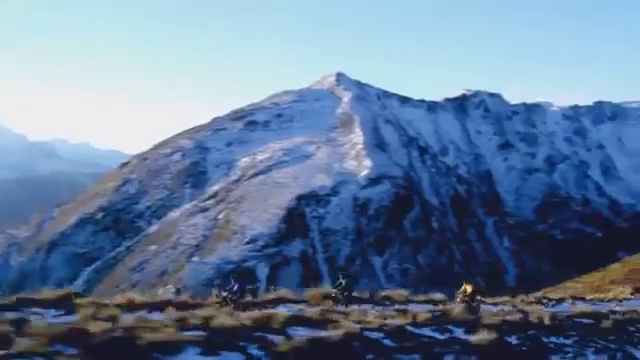
#> input picture frame 27 of OpenCV/Draw time date in video/sample.mp4, 640 x 360 px
$ python main.py
#> lines starting #> are read from the running program, lines starting #| are printed output that depends on the picture
import cv2
import datetime
vid = cv2.VideoCapture("D:\\OpenCV\\ReadWrite\\Draw time date in video\\sample.mp4")

# print("width = ",vid.get(cv2.CAP_PROP_FRAME_WIDTH))
# print("hight = ",vid.get(cv2.CAP_PROP_FRAME_HEIGHT))

# here 3 for width and 4 for hight
print("width = "+str(vid.get(3)))
print("hight = "+str(vid.get(4)))

# get higt and widt in var
font = "width: " + str(vid.get(3)) + " hight : "+str(vid.get(4))
date_time = "Date: " + str(datetime.datetime.now())

while vid.isOpened():
    ret ,frame = vid.read()
#> frame is the input picture: shape (360, 640, 3); mean B, G, R 154.5, 125.1, 102.5
    if ret == True:

        frame = cv2.resize(frame,(900,500))
#> frame: shape (500, 900, 3)

        # here we put hight width in video
        frame = cv2.putText(frame,font,(50,450),cv2.FONT_HERSHEY_COMPLEX_SMALL,1,(0,0,255),1,cv2.LINE_AA)
        #here we sett current date time
        frame = cv2.putText(frame,date_time,(20,50),cv2.FONT_HERSHEY_COMPLEX_SMALL,1,(0,0,255),1,cv2.LINE_AA)
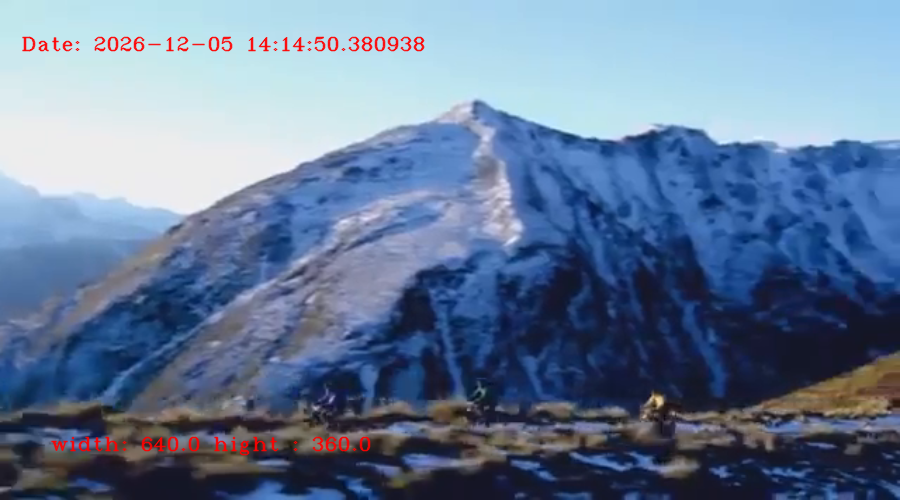
#> frame: shape (500, 900, 3); mean B, G, R 153.4, 124, 103.1

        cv2.imshow('windname',frame)
        if cv2.waitKey(25) ==27:
#> (key Esc is pressed here)
            break
    else:
        break
vid.release()
cv2.destroyAllWindows()

$ run again, starting later in the video
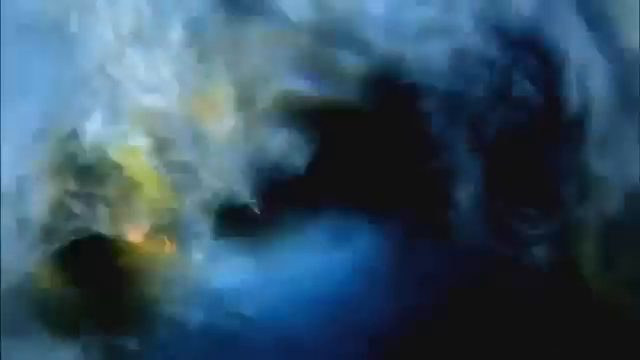
#> input picture frame 123 of OpenCV/Draw time date in video/sample.mp4, 640 x 360 px
#> frame is the input picture: shape (360, 640, 3); mean B, G, R 97.9, 79.6, 52.7
#> `frame = cv2.putText(frame,date_time,(20,50),cv2.FONT_HERSHEY_COMPLEX_S..`:
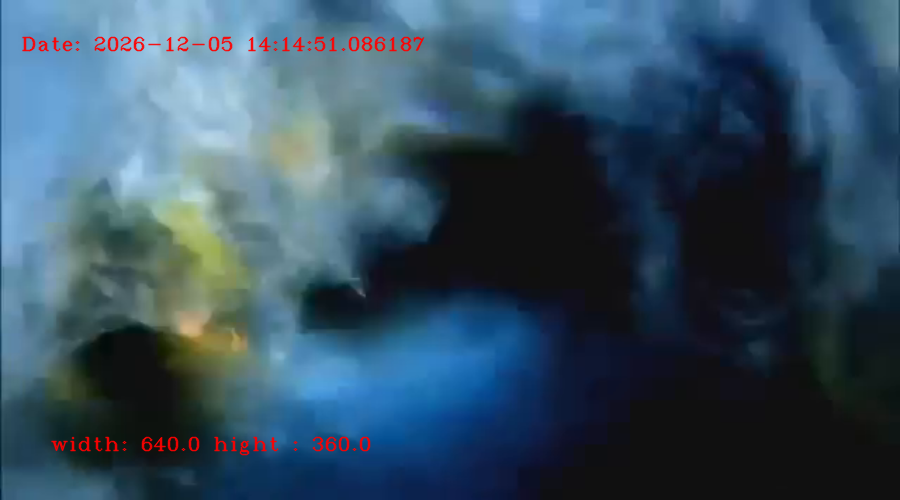
#> frame: shape (500, 900, 3); mean B, G, R 97.1, 78.9, 53.7

$ run again, starting later in the video
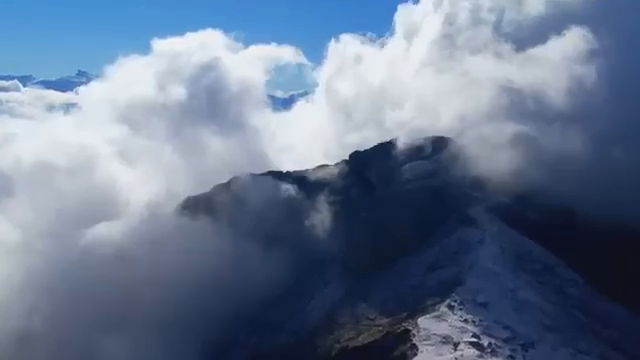
#> input picture frame 219 of OpenCV/Draw time date in video/sample.mp4, 640 x 360 px
#> frame is the input picture: shape (360, 640, 3); mean B, G, R 143.8, 118.9, 102.8
#> `frame = cv2.putText(frame,date_time,(20,50),cv2.FONT_HERSHEY_COMPLEX_S..`:
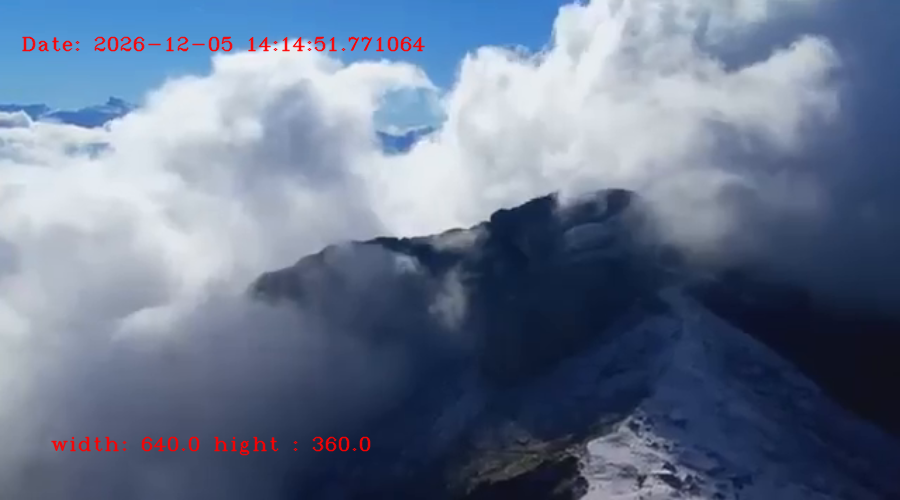
#> frame: shape (500, 900, 3); mean B, G, R 142.8, 118.2, 103.7
